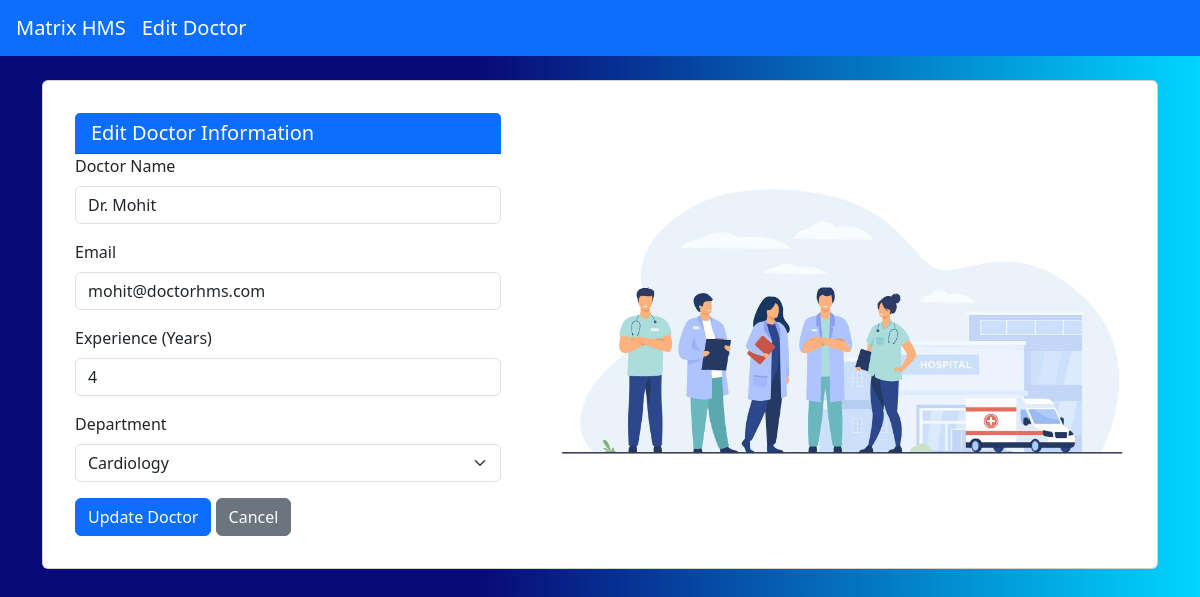
The app's page /admin/edit_doctor/6 with its own data.
### models.py (models this page shows)
class User(db.Model):
    __tablename__ = 'users'
    id = db.Column(db.Integer, primary_key=True)
    user_name = db.Column(db.String(100), nullable=False)
    user_email = db.Column(db.String(100), unique=True, nullable=False)
    user_password = db.Column(db.String(200), nullable=False)
    user_role = db.Column(db.String(20), nullable=False)  # 'admin', 'doctor', 'patient'
    created_at = db.Column(db.DateTime, default=datetime.utcnow)
    doctor_profile = db.relationship('Doctor', back_populates='user', uselist=False)
    patient_profile = db.relationship('Patient', back_populates='user', uselist=False)

class Doctor(db.Model):
    __tablename__ = 'doctors'
    id = db.Column(db.Integer, db.ForeignKey('users.id'), primary_key=True)
    department_id = db.Column(db.Integer, db.ForeignKey('departments.id'), nullable=False)
    experience_years = db.Column(db.Integer)
    user = db.relationship('User', back_populates='doctor_profile')
    department = db.relationship('Department', back_populates='doctors')
    appointments = db.relationship('Appointment', back_populates='doctor', lazy=True)
    availability_slots = db.relationship('DoctorAvailability', back_populates='doctor', cascade='all, delete-orphan')

class Department(db.Model):
    __tablename__ = 'departments'
    id = db.Column(db.Integer, primary_key=True)
    department_name = db.Column(db.String(100), unique=True, nullable=False)
    description = db.Column(db.Text)
    doctors = db.relationship('Doctor', back_populates='department', lazy=True)

### app.py (the view, shortened to what this page needs)
@app.route('/admin/edit_doctor/<int:doctor_id>', methods=['GET', 'POST'])
def edit_doctor(doctor_id):
    doctor = Doctor.query.get(doctor_id)
    departments = Department.query.all()
    return render_template('AdminUI/edit_doctor.html', doctor=doctor, departments=departments)

### templates/AdminUI/edit_doctor.html (shortened to what this page needs)
<!DOCTYPE html>
<html lang="en">
<head>
    <link href="https://cdn.jsdelivr.net/npm/bootstrap@5.3.3/dist/css/bootstrap.min.css" rel="stylesheet">
</head>
<body class="bg-light">
    <nav class="navbar navbar-expand-lg navbar-dark bg-primary px-3">
        <a class="navbar-brand" href="{{ url_for('landing_page') }}">Matrix HMS</a>
        <a class="navbar-brand" href="#">Edit Doctor</a>
    </nav>
    <div class="container my-4" id="glass-card">
        <div class="card d-flex flex-row justify-content-between align-items-center p-3 gap-4">
            <div class="card-body" style="max-width: 600px;">
                <div class="card-header bg-primary text-white">
                    <h5 class="mb-0">Edit Doctor Information</h5>
                </div>
                <form method="POST">
                    <div class="mb-3">
                        <label for="name" class="form-label">Doctor Name</label>
                        <input type="text" class="form-control" id="name" name="name"
                            value="{{ doctor.user.user_name }}" required>
                    </div>
                    <div class="mb-3">
                        <label for="email" class="form-label">Email</label>
                        <input type="email" class="form-control" id="email" name="email"
                            value="{{ doctor.user.user_email }}" required>
                    </div>
                    <div class="mb-3">
                        <label for="experience_years" class="form-label">Experience (Years)</label>
                        <input type="number" class="form-control" id="experience_years" name="experience_years"
                            value="{{ doctor.experience_years }}" required>
                    </div>
                    <div class="mb-3">
                        <label for="department_id" class="form-label">Department</label>
                        <select class="form-select" id="department_id" name="department_id" required>
                            {% for dept in departments %}
                            <option value="{{ dept.id }}" {% if dept.id==doctor.department_id %}selected{% endif %}>
                                {{ dept.department_name }}
                            </option>
                            {% endfor %}
                        </select>
                    </div>
                    <button type="submit" class="btn btn-primary">Update Doctor</button>
                    <a href="{{ url_for('admin_dashboard') }}" class="btn btn-secondary">Cancel</a>
                </form>
            </div>
            <div>
                <img src="/static/images/doctors graphic.png" height="400px" width="auto">
            </div>
        </div>
    </div>
    <link href="https://cdn.jsdelivr.net/npm/bootstrap@5.3.3/dist/css/bootstrap.min.css" rel="stylesheet">
</body>
</html>

### templates/AdminUI/edit_doctor.html (style rules this page uses)
body { background: #090979; background: linear-gradient(90deg, rgba(9, 9, 121, 1) 40%, rgba(0, 212, 255, 1) 100%); }

### records on screen
User: name "Dr. Mohit", email "mohit@doctorhms.com"
Doctor: experience_years "4", department_id "Cardiology"
